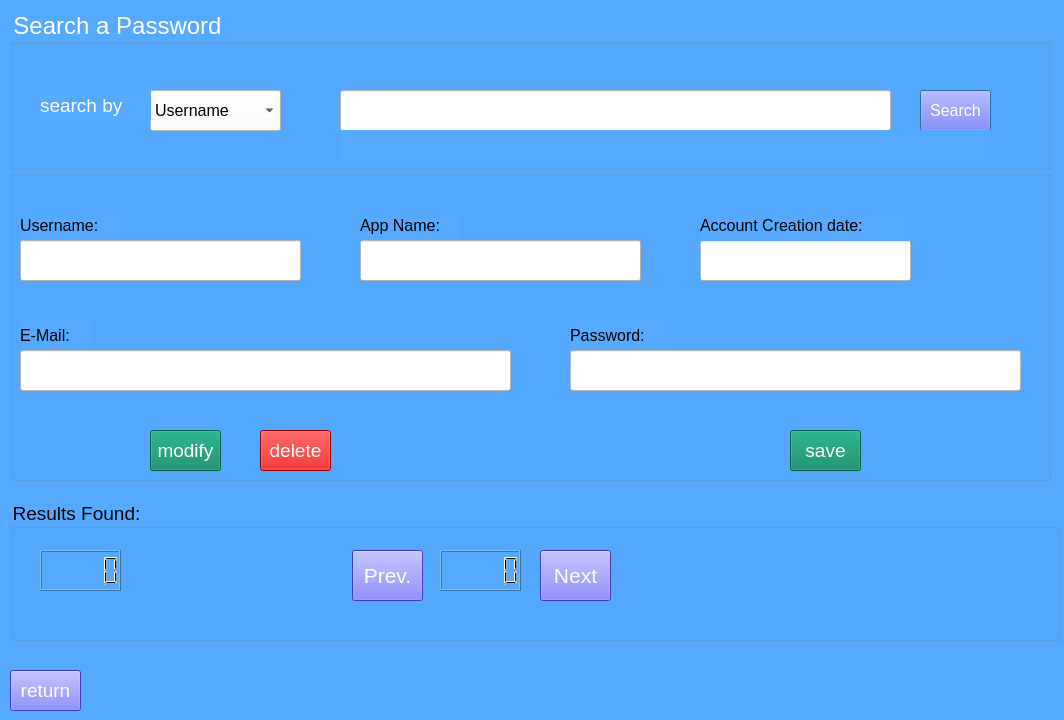
<?xml version="1.0" encoding="UTF-8"?>
<ui version="4.0">
 <class>Dialog</class>
 <widget class="QDialog" name="Dialog">
  <property name="geometry">
   <rect>
    <x>0</x>
    <y>0</y>
    <width>1064</width>
    <height>720</height>
   </rect>
  </property>
  <property name="windowTitle">
   <string>Dialog</string>
  </property>
  <property name="styleSheet">
   <string notr="true">background-color: rgb(85, 170, 255);</string>
  </property>
  <widget class="QGroupBox" name="search_groupBox">
   <property name="geometry">
    <rect>
     <x>10</x>
     <y>10</y>
     <width>1041</width>
     <height>161</height>
    </rect>
   </property>
   <property name="font">
    <font>
     <pointsize>18</pointsize>
    </font>
   </property>
   <property name="styleSheet">
    <string notr="true">background-color: rgb(85, 170, 255); color: rgb(255, 255, 255);</string>
   </property>
   <property name="title">
    <string>Search a Password</string>
   </property>
   <widget class="QComboBox" name="searchBy_comboBox">
    <property name="geometry">
     <rect>
      <x>140</x>
      <y>80</y>
      <width>131</width>
      <height>41</height>
     </rect>
    </property>
    <property name="font">
     <font>
      <pointsize>12</pointsize>
     </font>
    </property>
    <property name="styleSheet">
     <string notr="true">color: rgb(0, 0, 0);  background-color: rgb(255, 255, 255);</string>
    </property>
    <item>
     <property name="text">
      <string>Username</string>
     </property>
    </item>
    <item>
     <property name="text">
      <string>e-mail</string>
     </property>
    </item>
    <item>
     <property name="text">
      <string>App name</string>
     </property>
    </item>
   </widget>
   <widget class="QLabel" name="searchBy_text">
    <property name="geometry">
     <rect>
      <x>30</x>
      <y>80</y>
      <width>111</width>
      <height>31</height>
     </rect>
    </property>
    <property name="font">
     <font>
      <pointsize>14</pointsize>
     </font>
    </property>
    <property name="text">
     <string>search by</string>
    </property>
   </widget>
   <widget class="QPushButton" name="search_pushButton">
    <property name="geometry">
     <rect>
      <x>910</x>
      <y>80</y>
      <width>71</width>
      <height>41</height>
     </rect>
    </property>
    <property name="font">
     <font>
      <pointsize>12</pointsize>
     </font>
    </property>
    <property name="styleSheet">
     <string notr="true">background-color: rgb(85, 85, 255); color: rgb(255, 255, 255);</string>
    </property>
    <property name="text">
     <string>Search</string>
    </property>
   </widget>
   <widget class="QLabel" name="search_feedback_label">
    <property name="geometry">
     <rect>
      <x>330</x>
      <y>120</y>
      <width>651</width>
      <height>31</height>
     </rect>
    </property>
    <property name="font">
     <font>
      <pointsize>11</pointsize>
     </font>
    </property>
    <property name="styleSheet">
     <string notr="true">color: rgb(234, 0, 0);</string>
    </property>
    <property name="text">
     <string/>
    </property>
   </widget>
   <widget class="QLineEdit" name="search_lineEdit">
    <property name="geometry">
     <rect>
      <x>330</x>
      <y>80</y>
      <width>551</width>
      <height>41</height>
     </rect>
    </property>
    <property name="font">
     <font>
      <pointsize>12</pointsize>
     </font>
    </property>
    <property name="styleSheet">
     <string notr="true">background-color: rgb(255, 255, 255); color: rgb(0, 0, 0);</string>
    </property>
    <property name="text">
     <string/>
    </property>
   </widget>
   <widget class="QLabel" name="feedback_label">
    <property name="geometry">
     <rect>
      <x>330</x>
      <y>120</y>
      <width>551</width>
      <height>21</height>
     </rect>
    </property>
    <property name="font">
     <font>
      <pointsize>12</pointsize>
     </font>
    </property>
    <property name="styleSheet">
     <string notr="true">color: rgb(206, 0, 0);</string>
    </property>
    <property name="text">
     <string/>
    </property>
   </widget>
  </widget>
  <widget class="QGroupBox" name="results_found_groupBox">
   <property name="geometry">
    <rect>
     <x>10</x>
     <y>500</y>
     <width>1051</width>
     <height>141</height>
    </rect>
   </property>
   <property name="font">
    <font>
     <pointsize>14</pointsize>
    </font>
   </property>
   <property name="title">
    <string>Results Found:</string>
   </property>
   <widget class="QPushButton" name="next_pushButton">
    <property name="geometry">
     <rect>
      <x>530</x>
      <y>50</y>
      <width>71</width>
      <height>51</height>
     </rect>
    </property>
    <property name="font">
     <font>
      <pointsize>16</pointsize>
     </font>
    </property>
    <property name="styleSheet">
     <string notr="true">background-color: rgb(85, 85, 255); color: rgb(255, 255, 255);</string>
    </property>
    <property name="text">
     <string>Next</string>
    </property>
   </widget>
   <widget class="QPushButton" name="prev_pushButton">
    <property name="geometry">
     <rect>
      <x>342</x>
      <y>50</y>
      <width>71</width>
      <height>51</height>
     </rect>
    </property>
    <property name="font">
     <font>
      <pointsize>16</pointsize>
     </font>
    </property>
    <property name="styleSheet">
     <string notr="true">color: rgb(255, 255, 255); background-color: rgb(85, 85, 255);</string>
    </property>
    <property name="text">
     <string>Prev.</string>
    </property>
   </widget>
   <widget class="QLCDNumber" name="result_index_lcdScreen">
    <property name="geometry">
     <rect>
      <x>430</x>
      <y>50</y>
      <width>81</width>
      <height>41</height>
     </rect>
    </property>
    <property name="font">
     <font>
      <pointsize>14</pointsize>
     </font>
    </property>
    <property name="styleSheet">
     <string notr="true">color: rgb(0, 0, 0);</string>
    </property>
   </widget>
   <widget class="QLCDNumber" name="results_found_lcdScreen">
    <property name="geometry">
     <rect>
      <x>30</x>
      <y>50</y>
      <width>81</width>
      <height>41</height>
     </rect>
    </property>
    <property name="font">
     <font>
      <pointsize>14</pointsize>
     </font>
    </property>
    <property name="styleSheet">
     <string notr="true">background-color: rgb(85, 170, 255); color: rgb(0, 0, 0);</string>
    </property>
   </widget>
  </widget>
  <widget class="QGroupBox" name="search_result_groupBox">
   <property name="geometry">
    <rect>
     <x>10</x>
     <y>170</y>
     <width>1041</width>
     <height>311</height>
    </rect>
   </property>
   <property name="font">
    <font>
     <pointsize>14</pointsize>
    </font>
   </property>
   <property name="title">
    <string/>
   </property>
   <widget class="QLabel" name="username_text">
    <property name="geometry">
     <rect>
      <x>10</x>
      <y>40</y>
      <width>101</width>
      <height>31</height>
     </rect>
    </property>
    <property name="font">
     <font>
      <pointsize>12</pointsize>
     </font>
    </property>
    <property name="text">
     <string>Username:</string>
    </property>
   </widget>
   <widget class="QLineEdit" name="username_lineEdit">
    <property name="geometry">
     <rect>
      <x>10</x>
      <y>70</y>
      <width>281</width>
      <height>41</height>
     </rect>
    </property>
    <property name="font">
     <font>
      <pointsize>12</pointsize>
     </font>
    </property>
    <property name="styleSheet">
     <string notr="true">background-color: rgb(255, 255, 255); color: rgb(0, 0, 0);</string>
    </property>
    <property name="text">
     <string/>
    </property>
    <property name="readOnly">
     <bool>false</bool>
    </property>
   </widget>
   <widget class="QLineEdit" name="accountCreationDate_lineEdit">
    <property name="geometry">
     <rect>
      <x>690</x>
      <y>70</y>
      <width>211</width>
      <height>41</height>
     </rect>
    </property>
    <property name="font">
     <font>
      <pointsize>12</pointsize>
     </font>
    </property>
    <property name="styleSheet">
     <string notr="true">background-color: rgb(255, 255, 255); color: rgb(0, 0, 0);</string>
    </property>
    <property name="text">
     <string/>
    </property>
    <property name="readOnly">
     <bool>false</bool>
    </property>
   </widget>
   <widget class="QLabel" name="password_text">
    <property name="geometry">
     <rect>
      <x>560</x>
      <y>150</y>
      <width>101</width>
      <height>31</height>
     </rect>
    </property>
    <property name="font">
     <font>
      <pointsize>12</pointsize>
     </font>
    </property>
    <property name="text">
     <string>Password:</string>
    </property>
   </widget>
   <widget class="QLabel" name="appName_text">
    <property name="geometry">
     <rect>
      <x>350</x>
      <y>40</y>
      <width>101</width>
      <height>31</height>
     </rect>
    </property>
    <property name="font">
     <font>
      <pointsize>12</pointsize>
     </font>
    </property>
    <property name="text">
     <string>App Name:</string>
    </property>
   </widget>
   <widget class="QLineEdit" name="password_lineEdit">
    <property name="geometry">
     <rect>
      <x>560</x>
      <y>180</y>
      <width>451</width>
      <height>41</height>
     </rect>
    </property>
    <property name="font">
     <font>
      <pointsize>12</pointsize>
     </font>
    </property>
    <property name="styleSheet">
     <string notr="true">background-color: rgb(255, 255, 255); color: rgb(0, 0, 0);</string>
    </property>
    <property name="text">
     <string/>
    </property>
    <property name="readOnly">
     <bool>false</bool>
    </property>
   </widget>
   <widget class="QLineEdit" name="appName_lineEdit">
    <property name="geometry">
     <rect>
      <x>350</x>
      <y>70</y>
      <width>281</width>
      <height>41</height>
     </rect>
    </property>
    <property name="font">
     <font>
      <pointsize>12</pointsize>
     </font>
    </property>
    <property name="styleSheet">
     <string notr="true">background-color: rgb(255, 255, 255); color: rgb(0, 0, 0);</string>
    </property>
    <property name="text">
     <string/>
    </property>
    <property name="readOnly">
     <bool>false</bool>
    </property>
   </widget>
   <widget class="QLabel" name="eMail_text">
    <property name="geometry">
     <rect>
      <x>10</x>
      <y>150</y>
      <width>71</width>
      <height>31</height>
     </rect>
    </property>
    <property name="font">
     <font>
      <pointsize>12</pointsize>
     </font>
    </property>
    <property name="text">
     <string>E-Mail:</string>
    </property>
   </widget>
   <widget class="QLineEdit" name="email_lineEdit">
    <property name="geometry">
     <rect>
      <x>10</x>
      <y>180</y>
      <width>491</width>
      <height>41</height>
     </rect>
    </property>
    <property name="font">
     <font>
      <pointsize>12</pointsize>
     </font>
    </property>
    <property name="styleSheet">
     <string notr="true">background-color: rgb(255, 255, 255); color: rgb(0, 0, 0);</string>
    </property>
    <property name="text">
     <string/>
    </property>
    <property name="readOnly">
     <bool>false</bool>
    </property>
   </widget>
   <widget class="QLabel" name="accountCreationDate_text">
    <property name="geometry">
     <rect>
      <x>690</x>
      <y>40</y>
      <width>211</width>
      <height>31</height>
     </rect>
    </property>
    <property name="font">
     <font>
      <pointsize>12</pointsize>
     </font>
    </property>
    <property name="text">
     <string>Account Creation date:</string>
    </property>
   </widget>
   <widget class="QPushButton" name="modify_pushButton">
    <property name="geometry">
     <rect>
      <x>140</x>
      <y>260</y>
      <width>71</width>
      <height>41</height>
     </rect>
    </property>
    <property name="font">
     <font>
      <pointsize>14</pointsize>
     </font>
    </property>
    <property name="styleSheet">
     <string notr="true">color: rgb(255, 255, 255); background-color: rgb(0, 132, 97);</string>
    </property>
    <property name="text">
     <string>modify</string>
    </property>
   </widget>
   <widget class="QPushButton" name="delete_pushButton">
    <property name="geometry">
     <rect>
      <x>250</x>
      <y>260</y>
      <width>71</width>
      <height>41</height>
     </rect>
    </property>
    <property name="font">
     <font>
      <pointsize>14</pointsize>
     </font>
    </property>
    <property name="styleSheet">
     <string notr="true">color: rgb(255, 255, 255);  background-color: rgb(212, 0, 0);</string>
    </property>
    <property name="text">
     <string>delete</string>
    </property>
   </widget>
   <widget class="QPushButton" name="modify_pushButton_2">
    <property name="geometry">
     <rect>
      <x>780</x>
      <y>260</y>
      <width>71</width>
      <height>41</height>
     </rect>
    </property>
    <property name="font">
     <font>
      <pointsize>14</pointsize>
     </font>
    </property>
    <property name="styleSheet">
     <string notr="true">color: rgb(255, 255, 255); background-color: rgb(0, 132, 97);</string>
    </property>
    <property name="text">
     <string>save</string>
    </property>
   </widget>
  </widget>
  <widget class="QPushButton" name="prev_pushButton_2">
   <property name="geometry">
    <rect>
     <x>10</x>
     <y>670</y>
     <width>71</width>
     <height>41</height>
    </rect>
   </property>
   <property name="font">
    <font>
     <pointsize>14</pointsize>
    </font>
   </property>
   <property name="styleSheet">
    <string notr="true">color: rgb(255, 255, 255); background-color: rgb(85, 85, 255);</string>
   </property>
   <property name="text">
    <string>return</string>
   </property>
  </widget>
 </widget>
 <resources/>
 <connections/>
</ui>
